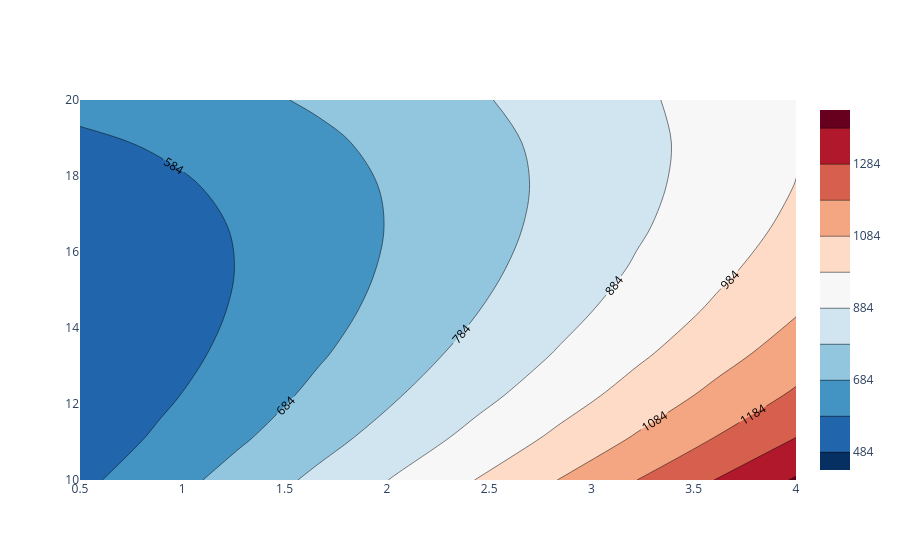

Notebook cell for this chart:
### Code cell
# Plot DoE with Plotly

# Set variables to plot
x_name = list(x_dict.keys())[0]
y_name = list(x_dict.keys())[1]
z_name = y_list[0]

# Reshape data into a grid
x_vals = sorted(df[x_name].unique())
y_vals = sorted(df[y_name].unique())
#y_vals = [val / 1000 for val in y_vals]
z_grid = df.pivot(index=y_name, columns=x_name, values=z_name).values

# Create the contour plot    
fig = go.Figure()
fig.add_trace(go.Contour(
    x=x_vals, y=y_vals, z=z_grid, 
    connectgaps=True,
    contours=dict(start=df[z_name].min(), end=df[z_name].max(), showlabels=True),
    colorscale='RdBu_r' # Blackbody,Bluered,Blues,Cividis,Earth,Electric,Greens,Greys,Hot,Jet,Picnic,Portland,Rainbow,RdBu,Reds,Viridis,YlGnBu,YlOrRd. (add '_r' for reversed)
))

# Display the plot
fig.show()

### Figure 1 — Plotly figure (JSON) as saved in the notebook; plotly's stock layout.template omitted (floating-point values rounded to 4 significant figures)
{"data": [{"colorscale": [[0, "rgb(5,48,97)"], [0.1, "rgb(33,102,172)"], [0.2, "rgb(67,147,195)"], [0.3, "rgb(146,197,222)"], [0.4, "rgb(209,229,240)"], [0.5, "rgb(247,247,247)"], [0.6, "rgb(253,219,199)"], [0.7, "rgb(244,165,130)"], [0.8, "rgb(214,96,77)"], [0.9, "rgb(178,24,43)"], [1, "rgb(103,0,31)"]], "connectgaps": true, "contours": {"end": 1394.0, "showlabels": true, "start": 484.4}, "type": "contour", "x": [0.5, 0.8889, 1.278, 1.667, 2.056, 2.444, 2.833, 3.222, 3.611, 4], "y": [10, 11.11, 12.22, 13.33, 14.44, 15.56, 16.67, 17.78, 18.89, 20], "z": [[562.6, 639.8, 721.5, 806.6, 895.5, 988.2, 1084.0, 1184.0, 1287.0, 1394.0], [527.4, 597.5, 671.4, 748.9, 829.9, 914.8, 1003.0, 1094.0, 1188.0, 1285.0], [503.3, 567.2, 634.7, 705.8, 780.2, 857.8, 938.5, 1022.0, 1110.0, 1199.0], [489.3, 547.0, 609.1, 674.5, 743.1, 814.8, 889.5, 967.0, 1047.0, 1131.0], [484.4, 537.1, 593.6, 653.2, 716.7, 783.2, 852.6, 924.7, 999.6, 1077.0], [489.4, 536.0, 587.4, 642.4, 700.7, 762.2, 826.2, 893.5, 963.4, 1036.0], [504.3, 545.5, 591.0, 640.4, 693.9, 750.6, 810.3, 872.9, 937.6, 1005.0], [530.0, 564.6, 604.8, 648.8, 697.0, 748.5, 803.6, 861.7, 922.5, 985.9], [566.8, 595.0, 628.6, 667.1, 710.3, 756.8, 806.9, 859.9, 916.4, 975.5], [613.9, 636.5, 663.7, 696.2, 733.6, 775.6, 820.4, 868.8, 920.5, 974.7]]}], "layout": {}}
